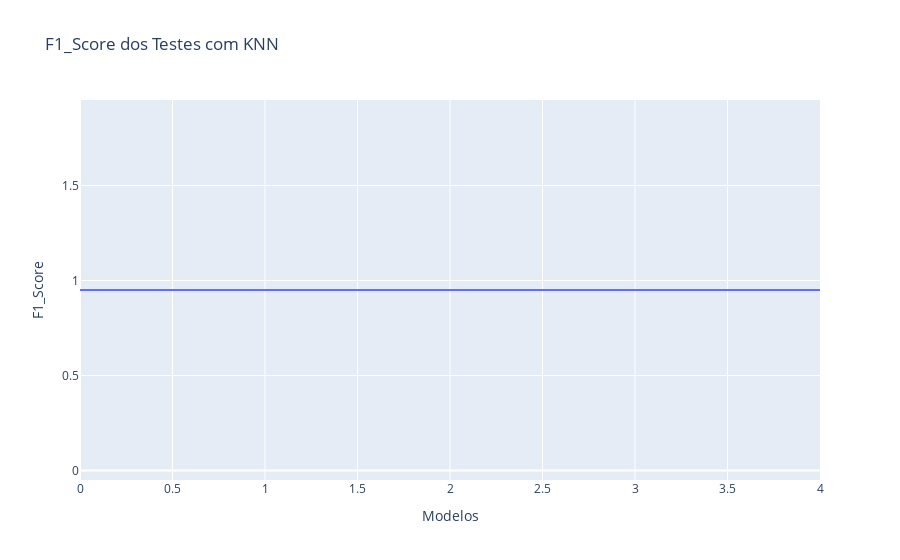

Notebook source saved alongside this figure:
### Code cell
fig = px.line(y=knn['F1_Score_Media'], title='F1_Score dos Testes com KNN')

fig.update_layout(
    xaxis_title='Modelos',
    yaxis_title='F1_Score')

fig.update
fig.show()

### Figure 1 — Plotly figure (JSON) as saved in the notebook; plotly's stock layout.template omitted (floating-point values rounded to 4 significant figures)
{"data": [{"hovertemplate": "x=%{x}<br>y=%{y}<extra></extra>", "legendgroup": "", "line": {"color": "#636efa", "dash": "solid"}, "marker": {"symbol": "circle"}, "mode": "lines", "name": "", "orientation": "v", "showlegend": false, "type": "scatter", "x": [0, 1, 2, 3, 4], "xaxis": "x", "y": [0.95, 0.95, 0.95, 0.95, 0.95], "yaxis": "y"}], "layout": {"legend": {"tracegroupgap": 0}, "title": {"text": "F1_Score dos Testes com KNN"}, "xaxis": {"anchor": "y", "domain": [0, 1], "title": {"text": "Modelos"}}, "yaxis": {"anchor": "x", "domain": [0, 1], "title": {"text": "F1_Score"}}}}
